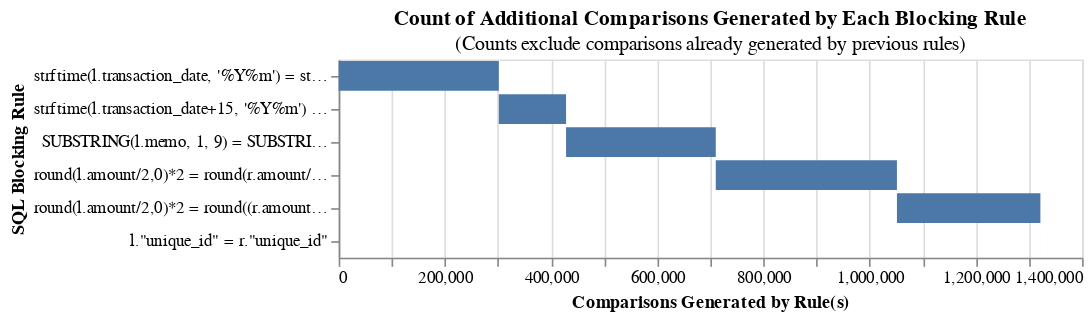

Notebook code for this chart:
### Code cell
from splink import DuckDBAPI, block_on
from splink.blocking_analysis import (
    cumulative_comparisons_to_be_scored_from_blocking_rules_chart,
)

# Design blocking rules that allow for differences in transaction date and amounts
blocking_rule_date_1 = """
    strftime(l.transaction_date, '%Y%m') = strftime(r.transaction_date, '%Y%m')
    and substr(l.memo, 1,3) = substr(r.memo,1,3)
    and l.amount/r.amount > 0.7   and l.amount/r.amount < 1.3
"""

# Offset by half a month to ensure we capture case when the dates are e.g. 31st Jan and 1st Feb
blocking_rule_date_2 = """
    strftime(l.transaction_date+15, '%Y%m') = strftime(r.transaction_date, '%Y%m')
    and substr(l.memo, 1,3) = substr(r.memo,1,3)
    and l.amount/r.amount > 0.7   and l.amount/r.amount < 1.3
"""

blocking_rule_memo = block_on("substr(memo,1,9)")

blocking_rule_amount_1 = """
round(l.amount/2,0)*2 = round(r.amount/2,0)*2 and yearweek(r.transaction_date) = yearweek(l.transaction_date)
"""

blocking_rule_amount_2 = """
round(l.amount/2,0)*2 = round((r.amount+1)/2,0)*2 and yearweek(r.transaction_date) = yearweek(l.transaction_date + 4)
"""

blocking_rule_cheat = block_on("unique_id")


brs = [
    blocking_rule_date_1,
    blocking_rule_date_2,
    blocking_rule_memo,
    blocking_rule_amount_1,
    blocking_rule_amount_2,
    blocking_rule_cheat,
]


db_api = DuckDBAPI()

cumulative_comparisons_to_be_scored_from_blocking_rules_chart(
    table_or_tables=[df_origin, df_destination],
    blocking_rules=brs,
    db_api=db_api,
    link_type="link_only"
)

### Figure 1 — Vega-Lite specification as saved in the notebook (floating-point values rounded to 4 significant figures)
{"config": {"view": {"continuousWidth": 300, "continuousHeight": 300}}, "data": {"name": "data-faea584c37e26c7f9c99d9a6f4a1512a"}, "mark": "bar", "encoding": {"order": {"field": "cumulative_rows"}, "tooltip": [{"field": "blocking_rule", "title": "SQL Condition", "type": "nominal"}, {"field": "row_count", "format": ",", "title": "Comparisons Generated", "type": "quantitative"}, {"field": "cumulative_rows", "format": ",", "title": "Cumulative Comparisons", "type": "quantitative"}, {"field": "cartesian", "format": ",", "title": "Total comparisons in Cartesian product", "type": "quantitative"}], "x": {"field": "start", "title": "Comparisons Generated by Rule(s)", "type": "quantitative"}, "x2": {"field": "cumulative_rows"}, "y": {"field": "blocking_rule", "sort": ["-x2"], "title": "SQL Blocking Rule"}}, "height": {"step": 20}, "title": {"text": "Count of Additional Comparisons Generated by Each Blocking Rule", "subtitle": "(Counts exclude comparisons already generated by previous rules)"}, "width": 450, "$schema": "https://vega.github.io/schema/vega-lite/v5.9.3.json", "datasets": {"data-faea584c37e26c7f9c99d9a6f4a1512a": [{"blocking_rule": "\n    strftime(l.transaction_date, '%Y%m') = strftime(r.transaction_date, '%Y%m')\n    and substr(l.memo, 1,3) = substr(r.memo,1,3)\n    and l.amount/r.amount > 0.7   and l.amount/r.amount < 1.3\n", "row_count": 301614, "cumulative_rows": 301614, "cartesian": 2054446276, "match_key": "0", "start": 0}, {"blocking_rule": "\n    strftime(l.transaction_date+15, '%Y%m') = strftime(r.transaction_date, '%Y%m')\n    and substr(l.memo, 1,3) = substr(r.memo,1,3)\n    and l.amount/r.amount > 0.7   and l.amount/r.amount < 1.3\n", "row_count": 126636, "cumulative_rows": 428250, "cartesian": 2054446276, "match_key": "1", "start": 301614}, {"blocking_rule": "SUBSTRING(l.memo, 1, 9) = SUBSTRING(r.memo, 1, 9)", "row_count": 281940, "cumulative_rows": 710190, "cartesian": 2054446276, "match_key": "2", "start": 428250}, {"blocking_rule": "\nround(l.amount/2,0)*2 = round(r.amount/2,0)*2 and yearweek(r.transaction_date) = yearweek(l.transaction_date)\n", "row_count": 341182, "cumulative_rows": 1051372, "cartesian": 2054446276, "match_key": "3", "start": 710190}, {"blocking_rule": "\nround(l.amount/2,0)*2 = round((r.amount+1)/2,0)*2 and yearweek(r.transaction_date) = yearweek(l.transaction_date + 4)\n", "row_count": 270166, "cumulative_rows": 1321538, "cartesian": 2054446276, "match_key": "4", "start": 1051372}, {"blocking_rule": "l.\"unique_id\" = r.\"unique_id\"", "row_count": 27, "cumulative_rows": 1321565, "cartesian": 2054446276, "match_key": "5", "start": 1321538}]}}
